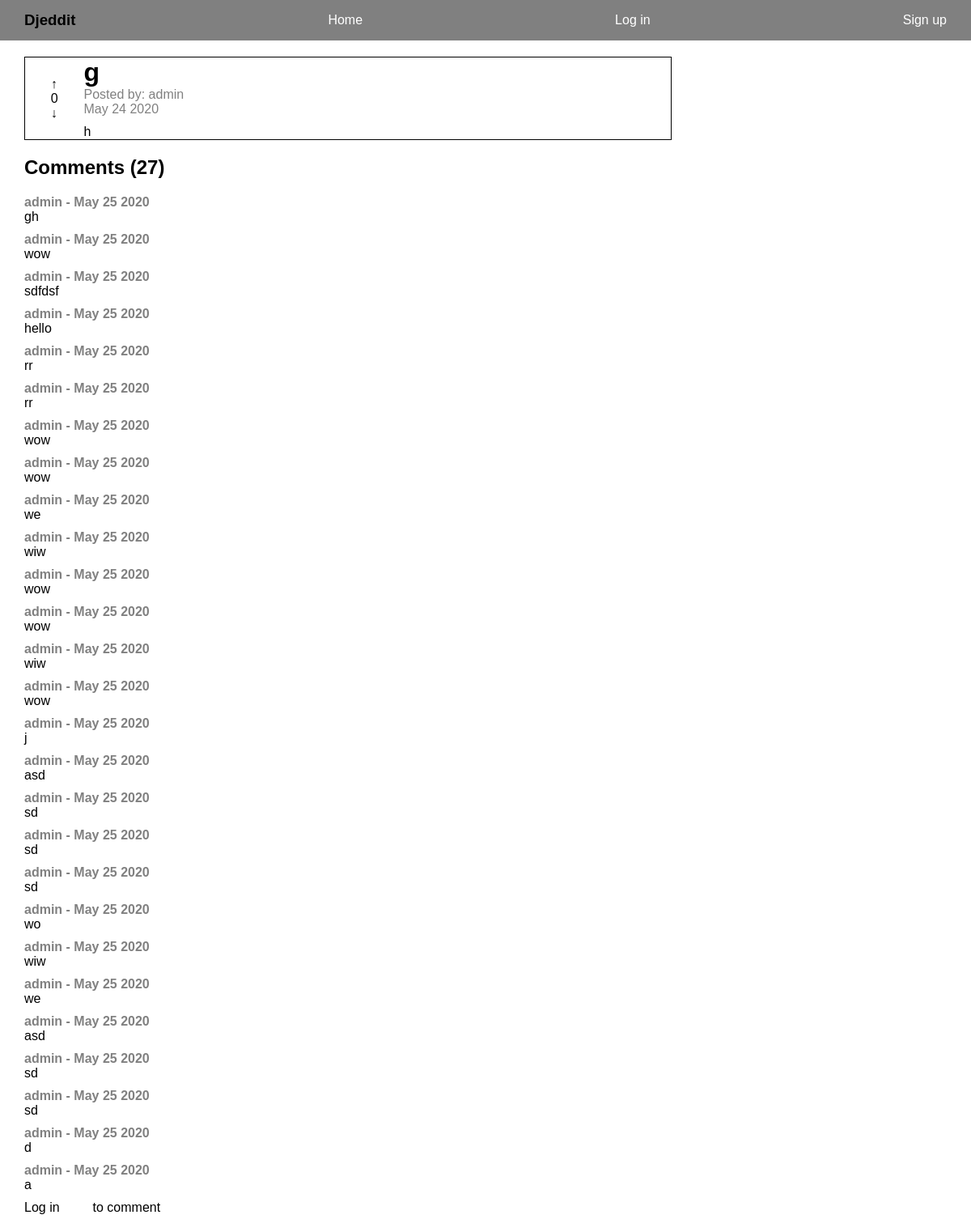
The app's page /reddit/post/21, older data.
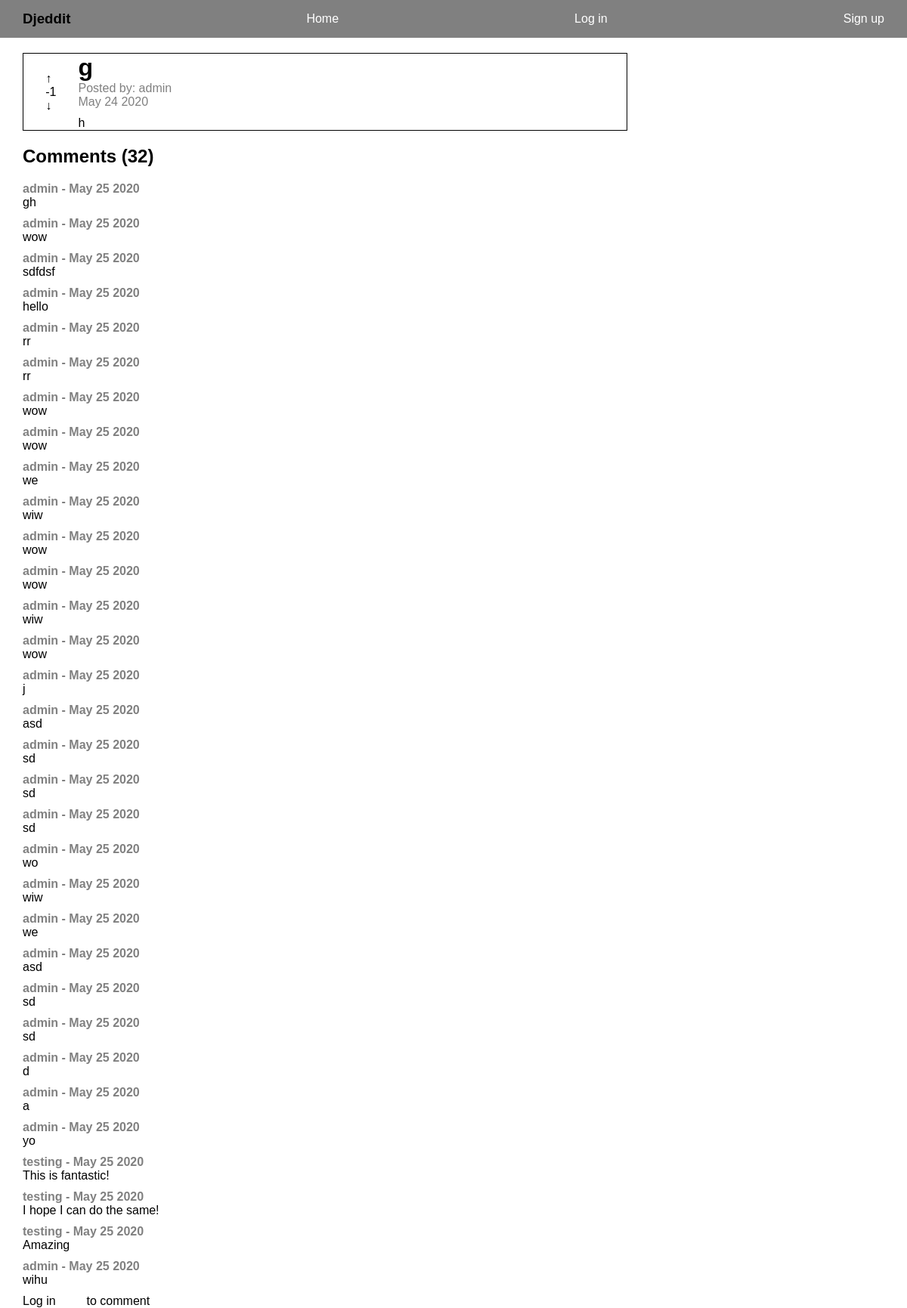
The same page, newer data.
### reddit_app/models.py (models this page shows, shortened)
class Post(models.Model):
    title = models.CharField(max_length=200)
    author = models.ForeignKey(User, on_delete=models.CASCADE)
    text = models.TextField()
    votes = models.IntegerField(default=0)
    created_at = models.DateTimeField(auto_now_add=True)
    def date_posted(self):
        return self.created_at.strftime('%B %d %Y')

class Comment(models.Model):
    text = models.TextField()
    post = models.ForeignKey(Post, on_delete=models.CASCADE)
    author = models.ForeignKey(User, on_delete=models.CASCADE)
    created_at = models.DateTimeField(auto_now_add=True)
    def date_commented(self):
        return self.created_at.strftime('%B %d %Y')

### reddit_app/views.py (the view)
# urls.py: path("post/<int:post_id>", views.single_post, name="single_post"),
def single_post(request, post_id):
    post = get_object_or_404(Post, id=post_id)
    comment = Comment()
    comments = Comment.objects.filter(post=post)
    context = {"post": post, "comments": comments}
    return render(request, "reddit_app/single_post.html", context)

### templates/reddit_app/single_post.html (shortened to what this page needs)
{% extends 'base.html' %} {% block title %} {{post.title}} {% endblock title %}
{% block content %}
<div class="post-container single-post post-{{post.id}}">
    <div>
        <p class="upvote post-vote" data-votes="{{post.votes}}" data-postid="{{ post.id }}" data-userid="{{ user.id }}">&uarr;</p>
        <p class="votes">{{post.votes}}</p>
        <p class="downvote post-vote" data-votes="{{post.votes}}" data-postid="{{ post.id }}" data-userid="{{ user.id }}">&darr;</p>
    </div>
    <div>
        <h1>{{post.title}}</h1>
        <div class="post-info">
            <span>Posted by: {{post.author}}</span>
            <p>{{post.date_posted}}</p>
        </div>
        <p>{{post.text}}</p>
    </div>
</div>
<div id="comments">
    <h2>Comments ({{comments.count}})</h2>
    {% if comments.count %}
        {% for comment in comments %}
            <div class="comment">
                <span>{{comment.author}} - {{comment.date_commented}}</span>
                <p>{{comment.text}}</p>
            </div>
        {% endfor %}
    {% else %}
        <p>Be the first to comment!</p>
    {% endif %}
</div>
{% if request.user.is_authenticated %}
    <div id="comment-form">
        <form method="POST" action="{% url "reddit_app:comment" post.id %}">
            {% csrf_token %}
            <textarea name="text" placeholder="write your comment"></textarea>
            <button>Comment</button>
        </form>
    </div>
{% else %}
    <p>Log in <a href="{% url "user_app:login" %}">here</a> to comment</p>
{% endif %}
{% load static %}
{% endblock content %}

### templates/base.html (shortened to what this page needs)
<!DOCTYPE html>
<html lang="en">
    <head>
         {% load static %} <link rel="stylesheet" href="{% static "global/css/styles.css" %}" />
    </head>
    <body>
        <header>
            <nav>
                <ul>
                    <li>
                        <h3>Djeddit</h3>
                    </li>
                    <li>
                        <a href="{% url 'reddit_app:index' %}">Home</a>
                    </li>
                    {% if request.user.is_authenticated %}
                        <li>
                            <a href="{% url 'reddit_app:profile' %}">Profile</a>
                        </li>
                        <li>
                            <a href="{% url 'user_app:settings' %}">Settings</a>
                        </li>
                        <li>
                            <a href="{% url 'reddit_app:notifications' %}">Notifications</a>
                        </li>
                        <li>
                            <a href="{% url 'user_app:logout' %}">Log out</a>
                        </li>
                    {% else %}
                    <li>
                        <a href="{% url 'user_app:login' %}">Log in</a>
                    </li>
                    <li>
                        <a href="{% url 'user_app:signup' %}">Sign up</a>
                    </li>
                    {% endif %}
                </ul>
            </nav>
        </header>
        <main>
            {% block content %}{% endblock content %}
        </main>
    </body>
</html>

### static/css/styles.css (style rules this page uses)
* { padding: 0px; margin: 0px; font-family: sans-serif; box-sizing: border-box; }
main { padding-left: 30px; padding-top: 20px; }
nav { background: gray; }
nav li { list-style-type: none; }
nav ul { display: flex; justify-content: space-between; align-items: center; height: 50px; padding: 0px 30px; }
a { text-decoration: none; color: white; }
h2 { padding: 20px 0px; }
.post-container { display: grid; grid-template-columns: .1fr 1fr; width: 800px; }
.post-container div:nth-child(1) { justify-self: center; align-self: center; }
.post-info { margin-bottom: 10px; }
.post-info { color: gray; }
.single-post { border: 1px solid black; }
#comments span { font-weight: bold; color: gray; }
.comment { padding-bottom: 10px; }

Row changes from the older to the newer data that the page shows:
changed Post "admin": votes "0" → "-1"
added Comment: author "admin", date_commented "May 25 2020", text "yo"
added Comment: author "testing", date_commented "May 25 2020", text "This is fantastic!"
added Comment: author "testing", date_commented "May 25 2020", text "I hope I can do the same!"
added Comment: author "testing", date_commented "May 25 2020", text "Amazing"
added Comment: author "admin", date_commented "May 25 2020", text "wihu"
Text that changed along with them:
{{ comments.count }}: "27" → "32"
